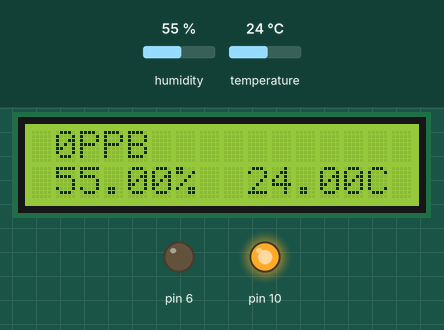
This sketch was run on a simulated Arduino Uno, built with avr-gcc and run on an emulated ATmega328P. On the bench: 16×2 character LCD, output pins drawn as LEDs (lit = HIGH). The inputs (shaded band) are chosen by the test bench; at power-on: temperature 24 °C, humidity 55 %. Pins used as bus, display or sensor lines are not drawn; what the sketch prints to the serial monitor is not drawn.

Above: at 1.2 s.
1.3 s: temperature set to 39 °C
At 2.6 s:
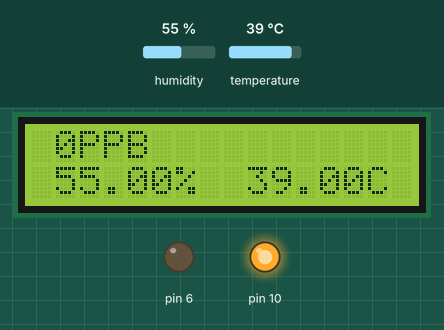
3.6 s: temperature set to 42 °C
At 5.2 s:
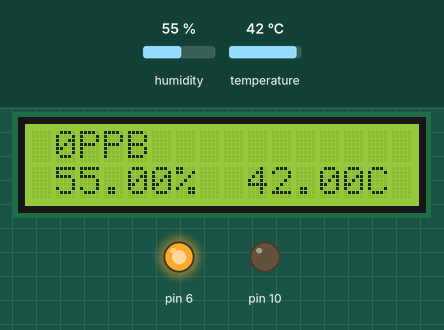
5.7 s: humidity set to 22 %
At 7.5 s:
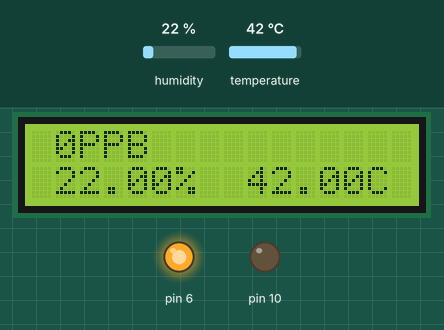
7.8 s: humidity set to 40 %
At 9.2 s:
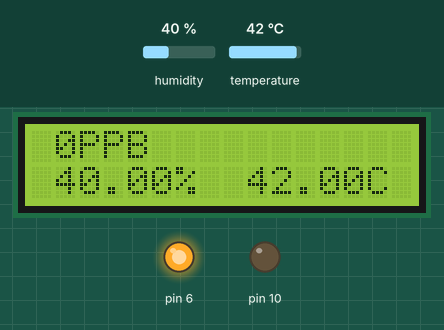
Timing chart, 0 to 10.8 s (numbered marks = the images above; inputs shaded):
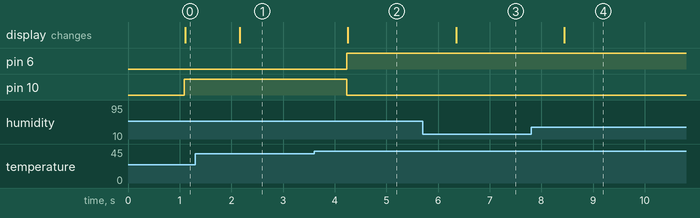

The sketch:

DHT11_AGSM_LCD_HC05.ino
```cpp
#include<LiquidCrystal.h>
#include<SoftwareSerial.h>
#include "DHT11.h"

// 핀 설정
LiquidCrystal lcd(12,11,5,4,3,2);
DHT11 dht11(7);
SoftwareSerial HC05(A0, A1);
SoftwareSerial agsm(8, 9);

void setup() {
  // put your setup code here, to run once:
    Serial.begin(9600);
    lcd.begin(16,2);
    agsm.begin(9600);

    pinMode(A1, OUTPUT);
    digitalWrite(A1, HIGH);
    HC05.begin(9600);

    pinMode(10, OUTPUT);
    pinMode(6, OUTPUT);

}


float h,t;
long data[8];

void loop() {
  // put your main code here, to run repeatedly:
  agsm.listen();
  agsm.write('\r');

  delay(1000);

  int num = 0;
  while (agsm.available())
  {
    if (agsm.read() == 32)
    {

      int count = 0;
      char str[50] = {0};

      while(true)
      {
        int inByte = agsm.read();

        if(inByte == 44 || !agsm.available()) break;

        str[count] = inByte;
        count++;

      }

      data[num] = atol(str);
      num++;
    }
  }

  dht11.read(h, t);

  if(t > 40 || data[0] > 100)
  {
    digitalWrite(10, LOW);
    digitalWrite(6, HIGH);
  }
  else
  {
    digitalWrite(10, HIGH);
    digitalWrite(6, LOW);
  }

  HC05.listen();
  HC05.print(data[0]);
  HC05.print(",");
  HC05.print(h);
  HC05.print(",");
  HC05.println(t);


  /*
  if (Serial.available())
  {
    HC05.write(Serial.read());
  }
  if(HC05.available())
  {
    Serial.write(HC05.read());
  }
  */


  Serial.print("CO: ");
  Serial.print(data[0]);
  Serial.println("PPB");
  Serial.print(h);
  Serial.print("%\t");
  Serial.print(t);
  Serial.println("C");


  lcd.clear();
  lcd.setCursor(0,0); // LCD 의 시작을 0.0 으로 설정한다.
  lcd.print(" ");
  lcd.print(data[0]);
  lcd.print("PPB");
  lcd.setCursor(0,1); // 줄 바꿈
  lcd.print(" ");
  lcd.print(h);
  lcd.print("%  ");
  lcd.print(t);
  lcd.print("C");


}
```

Measured:
- the behaviour switches between 40 and 41 °C on temperature (found by bisection; images 1 and 2)
- after the input at 1.3 s, the display: changes after 0.86 s (image 1)
- after the input at 3.6 s, pin 6: LOW → HIGH after 0.63 s; pin 10: HIGH → LOW after 0.63 s; the display: changes after 0.65 s (image 2)
- after the input at 5.7 s, the display: changes after 0.65 s (image 3)
- after the input at 7.8 s, the display: changes after 0.64 s (image 4)
